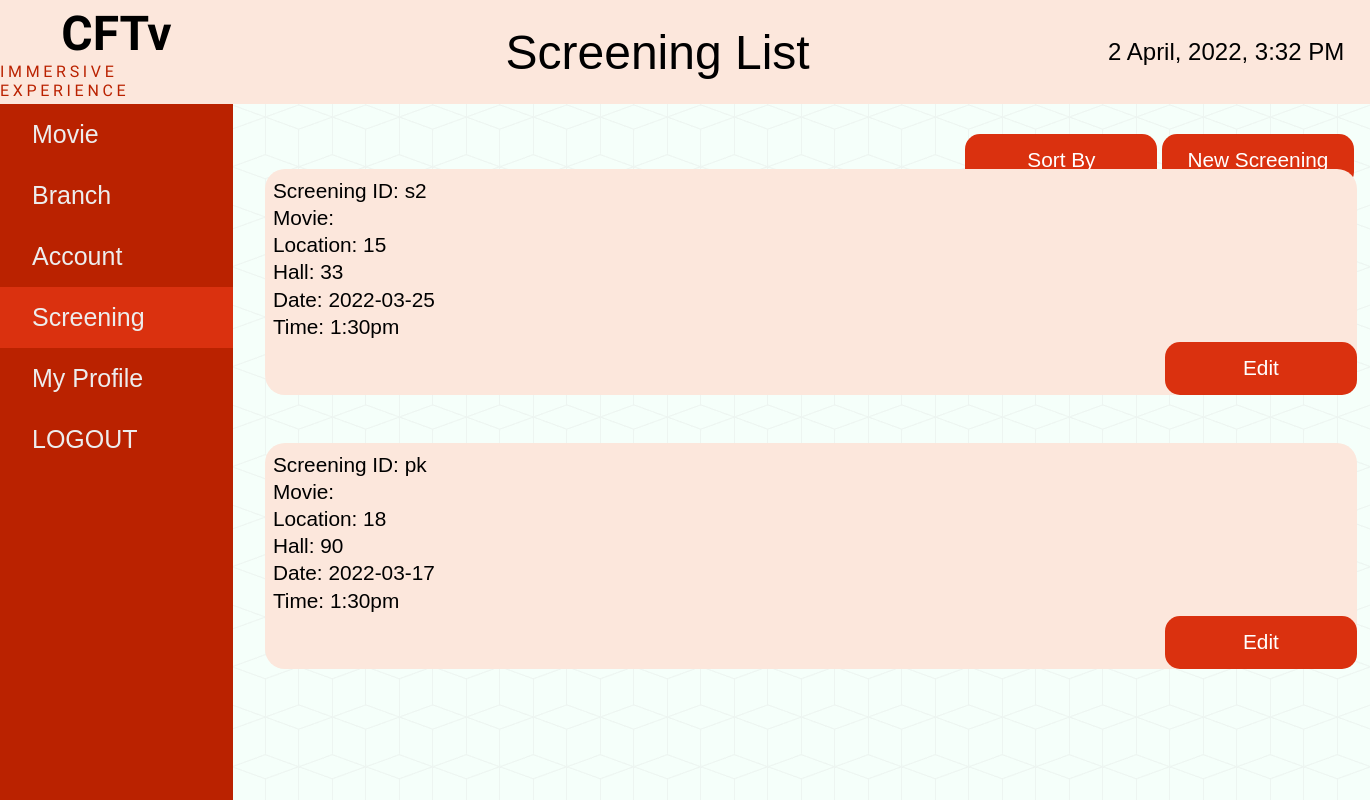
/screenList.php (signed in), run on an earlier commit of the app's database.
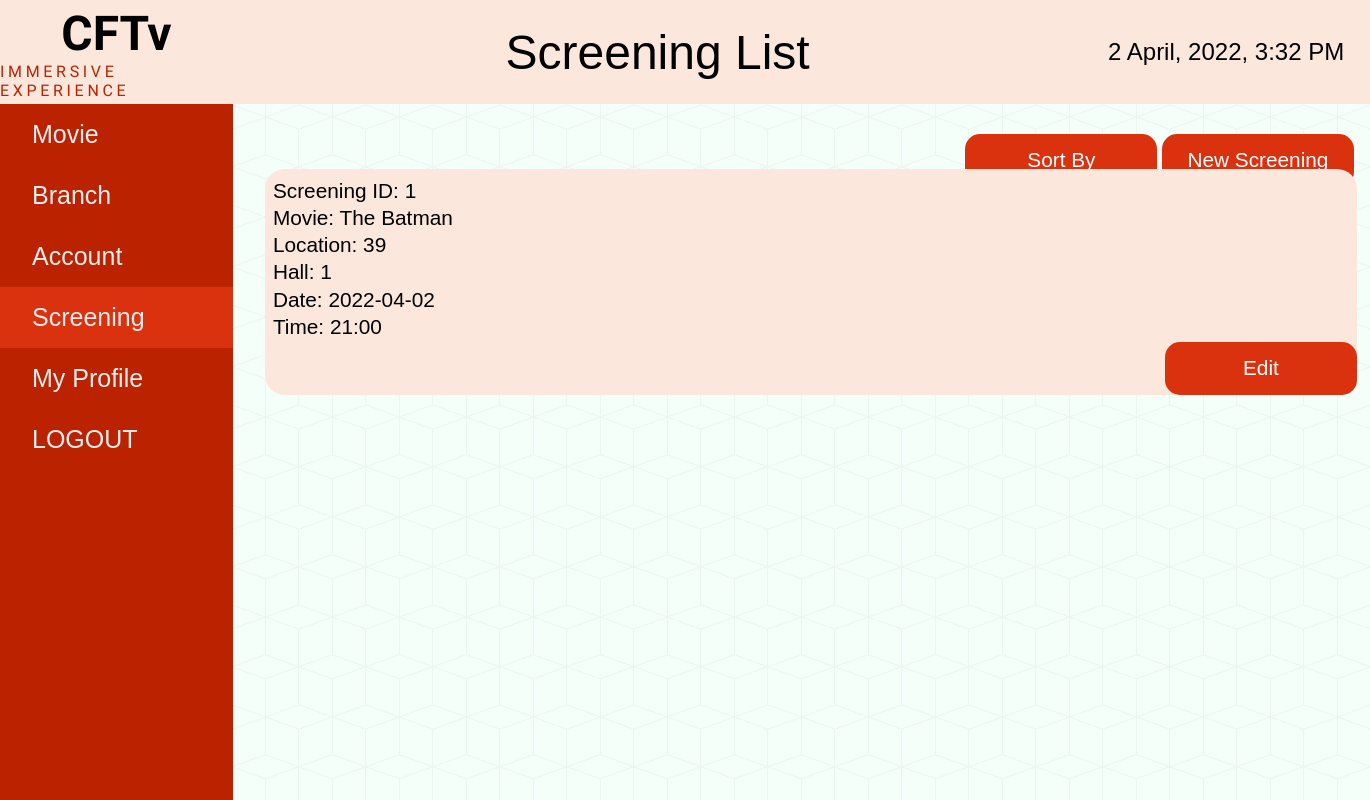
And on a later commit of the database.
### tables this page shows
CREATE TABLE `screening` (
  `screening_id` int(11) NOT NULL,
  `screen_id` varchar(11) NOT NULL,
  `movie_id` int(11) NOT NULL,
  `branch_id` int(11) NOT NULL,
  `hall_id` int(11) NOT NULL,
  `screening_date` date NOT NULL,
  `screening_time` varchar(6) NOT NULL
);

CREATE TABLE `movie` (
  `movie_id` int(11) NOT NULL,
  `movie_poster` varchar(300) NOT NULL,
  `movie_name` varchar(300) NOT NULL,
  `movie_duration` varchar(20) NOT NULL,
  `movie_date` date NOT NULL,
  `movie_rating` int(11) NOT NULL,
  `movie_trailer` varchar(300) NOT NULL,
  `movie_desc` varchar(3000) NOT NULL,
  `movie_case` varchar(30) NOT NULL
);

### screenList.php (the view, shortened to what this page needs)
<?php
require_once 'config.php';
$fetch_screening = mysqli_query($connect, "select * from screening");
?>
<!DOCTYPE html>
<html lang="en">
	<head>
		<link rel="stylesheet" href="./styles/style.css" />
	</head>
	<body>
		<div class="navbar">
			<div class="logo">
				<h1>CFTv</h1>
				<p>IMMERSIVE EXPERIENCE</p>
			</div>
			<div class="heading">
				<h1>Screening List</h1>
			</div>
			<div class="date">
				<h2><?php echo date("j F, Y, g:i A") ?></h2>
			</div>
		</div>
		<div class="draw-body">
			<div class="drawer">
				<li><a href="./movieList.php">Movie</a></li>
				<li><a href="./branchList.php">Branch</a></li>
				<li><a href="./account-list.php">Account</a></li>
				<li class="active"><a href="./screenList.php">Screening</a></li>
				<li><a href="./profile.php">My Profile</a></li>
				<li><a href="branchList.php?logout" title="Log Out">LOGOUT</a></li>
			</div>
			<div class="content">
				<div class="button-b">
					<form method="post" action="#" style="display: inline;">
						<button type="submit" name="sort_screening">Sort By</button>
					</form>
					<button><a href="addScreen.php">New Screening</a></button>
				</div>
				<div class="main">
					 <?php
              while($screening = mysqli_fetch_assoc($fetch_screening)){
                $movie_det = mysqli_query($connect, "select * from movie where movie_id = '".$screening['movie_id']."' ");
                $movie = mysqli_fetch_assoc($movie_det);
             ?>
					<div class="box-account">
						<div class="left">
							<li>Screening ID: <?php echo $screening['screen_id']; ?></li>
							<li>Movie: <?php echo $movie['movie_name']; ?></li>
							<li>Location: <?php echo $screening['branch_id']; ?></li>
							<li>Hall: <?php echo $screening['hall_id']; ?></li>
							<li>Date: <?php echo $screening['screening_date']; ?></li>
							<li>Time: <?php echo $screening['screening_time']; ?></li>
						</div>
						<button class="br_ed_btn"><a href="screenEdit.php?id=<?php echo $screening['screening_id']; ?>">Edit</a></button>
					</div>
					<br>
			<?php
		} ?>
				</div>
			</div>
		</div>
	</body>
</html>

### styles/style.css (style rules this page uses)
* { margin: 0; padding: 0; box-sizing: border-box; }
body { min-height: 100vh; font-family: 'Gill Sans', 'Gill Sans MT', Calibri, 'Trebuchet MS', sans-serif; }
.navbar { height: 13vh; display: grid; grid-template-columns: 17% auto 21%; background-color: #fce7dc; }
.navbar .logo, .heading, .date { display: flex; flex-direction: column; min-width: 100%; min-height: 100%; align-items: center; justify-content: center; }
.navbar .logo h1 { font-family: "Rajdhani"; font-size: 3rem; }
.navbar .logo p { font-family: "Rajdhani"; letter-spacing: 0.23rem; color: #ba2200; }
.navbar .heading h1 { font-size: 3rem; font-weight: 500; }
.navbar .date h2 { font-weight: 500; }
.draw-body { min-height: 87vh; display: grid; grid-template-columns: 17% auto; }
.draw-body .drawer { background-color: #ba2200; min-width: 100%; display: flex; flex-direction: column; font-size: 25px; }
.draw-body .drawer li { padding: 1rem 0; list-style: none; cursor: pointer; }
.draw-body .drawer .active { background-color: #da310f; }
.draw-body .drawer li a { padding-left: 2rem; text-decoration: none; color: #ededed; }
.draw-body .content { background-color: #f5fffa; background-image: url('../images/cubes.png'); display: grid; grid-template-rows: 12% auto; }
.draw-body .content button { height: 3.3rem; width: 12rem; border-radius: 15px; font-size: 1.3rem; background-color: #da310f; color: #fff; font-weight: 500; border: none; cursor: pointer; }
.content .main .box-account { background-color: #fce7dc; border-radius: 20px; margin: 0 2rem auto 2rem; padding: 2rem; width: auto; display: grid; grid-template-columns: 20% 60% auto; }
.content .main .box-account li { list-style: none; font-size: 1.3rem; margin-bottom: 0.1rem; padding-bottom: 0.1rem; padding-left: 0.5rem; }

### screenList.php (style rules this page uses)
a { text-decoration: none; color: white; }
.content .main .box-account { padding: 0px !important; margin-top: 30px !important; display: flow-root; }
button.br_ed_btn { margin-left: 900px; }
.left { padding-top: 10px; }
.button-b { float: right; text-align: right; margin: 30px 35px 10px 10px; }
.draw-body .content { grid-template-rows: 5% auto; }

What changed in the data, as far as the page shows it:
removed screening: screen "s2", branch "15", hall "33", screening_date "2022-03-25", screening_time "1:30pm"
removed screening: screen "pk", branch "18", hall "90", screening_date "2022-03-17", screening_time "1:30pm"
added screening: screen "1", movie.movie_name "The Batman", branch "39", hall "1", screening_date "2022-04-02", screening_time "21:00"
